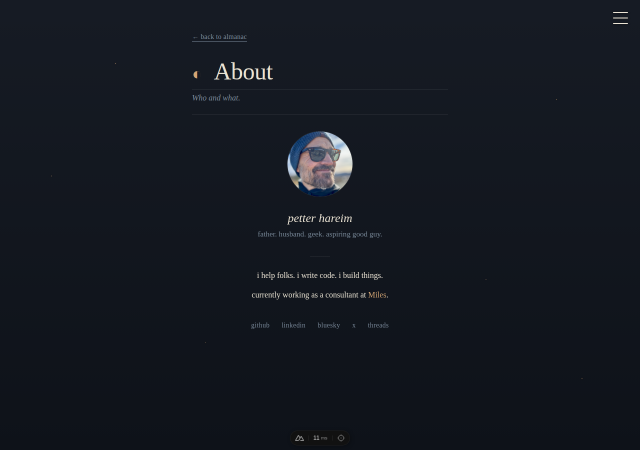
#> input picture .qa/almanac/about-dark.png, 1280 x 900 px (shown at 1/2 size)
$ python grid.py ../../../.qa/almanac/about-dark.png out.png
#> lines starting #> are read from the running program, lines starting #| are printed output that depends on the picture
#!/usr/bin/env python3
"""A bitmap enlarged for measuring: a faint line every 10 px, a stronger one every 50, the
coordinates along the edges, and boxes drawn over it if given (for rooms.json).

    ~/.cache/nova-art-venv/bin/python scripts/voyagers2-lab/art/grid.py IN.png OUT.png [--scale 4]
        [--boxes rooms.json:room-kitchen]

The boxes are drawn in yellow with their names; nothing is written back.
"""
import argparse
import json
import os

from PIL import Image, ImageDraw, ImageFont


def main():
    ap = argparse.ArgumentParser()
    ap.add_argument("src")
    ap.add_argument("out")
    ap.add_argument("--scale", type=int, default=4)
    ap.add_argument("--boxes")
    a = ap.parse_args()
    k = a.scale
    im = Image.open(a.src).convert("RGBA")
    m = 28
    big = Image.new("RGBA", (im.width * k + m, im.height * k + m), (20, 20, 28, 255))
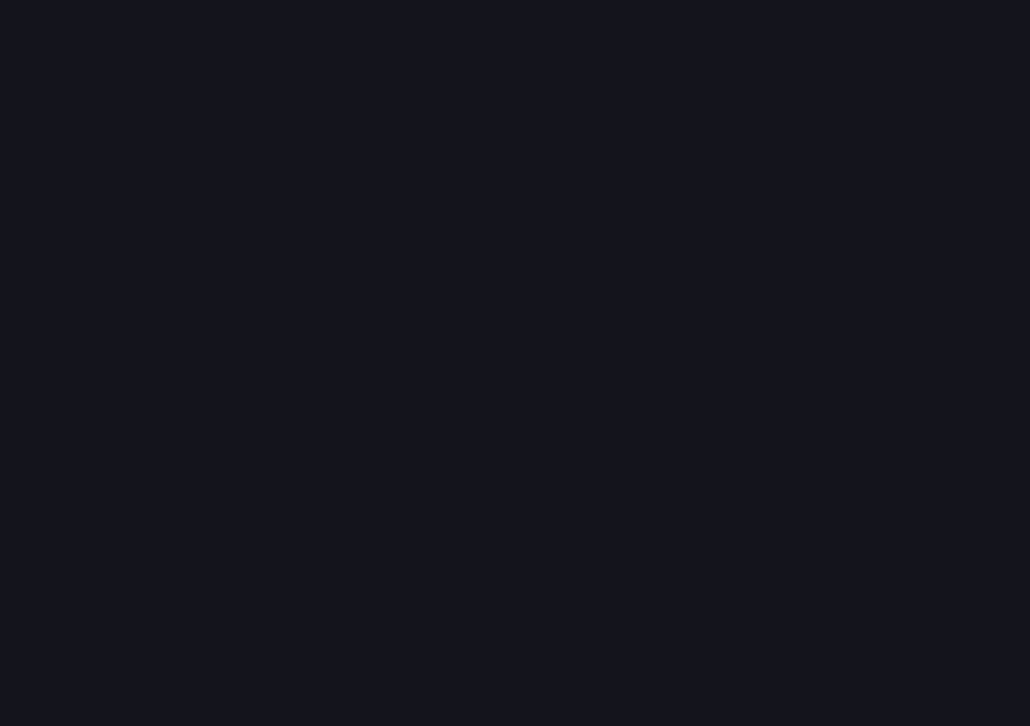
#> big: PIL image 5148x3628 RGBA (shown at 1/5 size); mean R, G, B, A 20, 20, 28, 255
    big.paste(im.resize((im.width * k, im.height * k), Image.NEAREST), (m, m))
    d = ImageDraw.Draw(big)
    font = ImageFont.load_default()
    for x in range(0, im.width + 1, 10):
        strong = x % 50 == 0
        d.line([(m + x * k, m), (m + x * k, m + im.height * k)], fill=(255, 255, 255, 110 if strong else 40))
        if x % 20 == 0:
            d.text((m + x * k + 2, 2), str(x), fill=(220, 220, 220, 255), font=font)
    for y in range(0, im.height + 1, 10):
        strong = y % 50 == 0
        d.line([(m, m + y * k), (m + im.width * k, m + y * k)], fill=(255, 255, 255, 110 if strong else 40))
        if y % 20 == 0:
            d.text((2, m + y * k + 2), str(y), fill=(220, 220, 220, 255), font=font)
    if a.boxes:
        path, key = a.boxes.split(":")
        with open(path) as f:
            boxes = json.load(f)[key]
        for name, (x, y, w, h) in boxes.items():
            d.rectangle([m + x * k, m + y * k, m + (x + w) * k - 1, m + (y + h) * k - 1], outline=(255, 230, 0, 255), width=2)
            d.text((m + x * k + 3, m + y * k + 3), name, fill=(255, 230, 0, 255), font=font)
    os.makedirs(os.path.dirname(os.path.abspath(a.out)), exist_ok=True)
    big.convert("RGB").save(a.out)
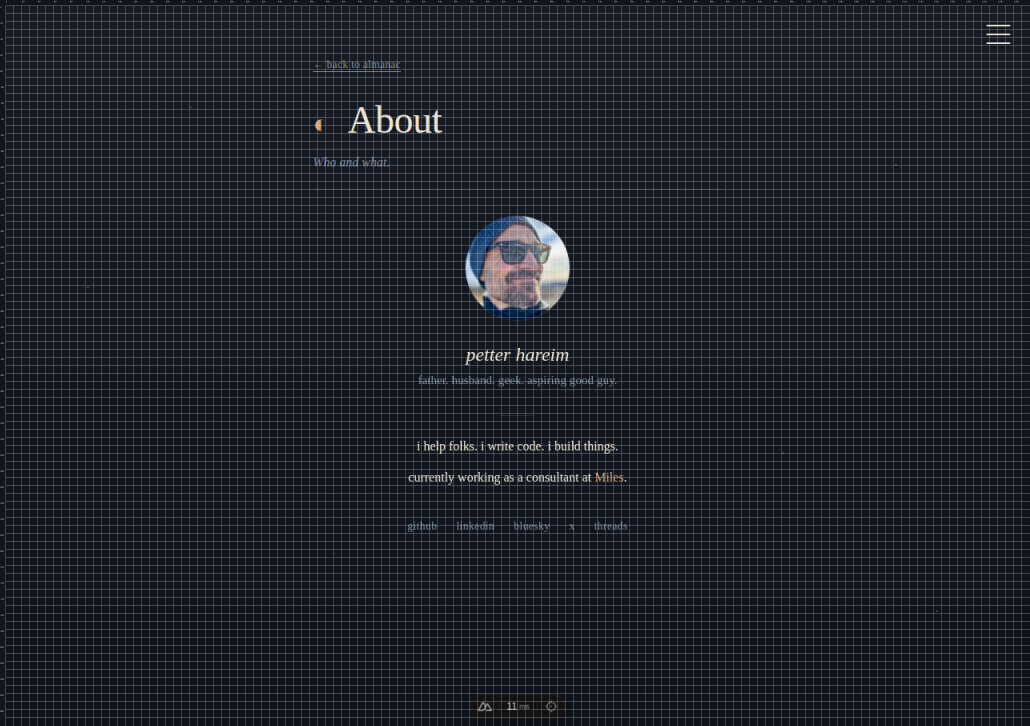
#> saved as out.png: PIL image 5148x3628 RGB (shown at 1/5 size); mean R, G, B 31.6, 35.7, 43.3
    print(f"grid: {a.out} {big.width}x{big.height}")
#| grid: out.png 5148x3628


if __name__ == "__main__":
    main()
